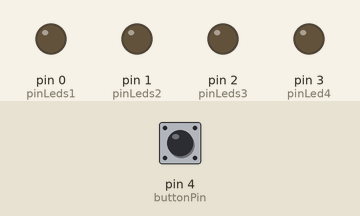
This sketch was run on a simulated Arduino Uno, built with avr-gcc and run on an emulated ATmega328P. Parts: output pins drawn as LEDs (lit = HIGH). Inputs (shaded band) come from the test bench; at power-on: pin 4 (buttonPin) HIGH. Random numbers use the default seed unless the sketch sets one.

Above: at 1.2 s.
1.3 s: pin 4 (buttonPin) pulled LOW for 0.15 s
At 1.4 s:
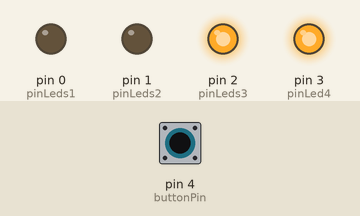
At 4.5 s:
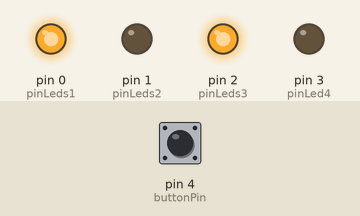
Timing chart, 0 to 11.8 s (numbered marks = the images above; inputs shaded):
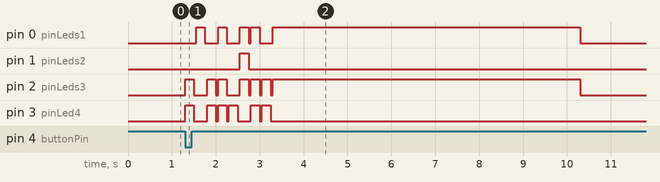

The sketch:

electronicdice.ino
```cpp
// ----- DECLARATION DES VARIABLES ------

// Pour les LED
int pinLeds1 = 0;
int pinLeds2 = 1;
int pinLeds3 = 2;
int pinLed4 = 3;

// on indique la pin du capteur d'inclinaison
int buttonPin = 4;
// On vérifie l'état du capteur d'inclinaison
int buttonState;
// Variable pour le random de l'animation
long ranim;
// Variable pour le random du résultat final
long ran;
// Il n'y a pas encore eu de lancement de dé
int last = 0;
// Temps que le dé reste affiché 1000 ms = 1 seconde
int time = 7000;


// ----- DECLARATION ENTREES ET SORTIES ------
void setup ()
{
  //On indique que les LED sont des sorties
  pinMode (pinLeds1, OUTPUT);
  pinMode (pinLeds2, OUTPUT);
  pinMode (pinLeds3, OUTPUT);
  pinMode (pinLed4, OUTPUT);
  // On indique que le detecteur d'inclinaison est une entrée.
  pinMode (buttonPin, INPUT);

  randomSeed(analogRead(0)); // on initialise le fait de pouvoir lancer des randoms
}

// ----- ACTIONS A EFFECTUER ------
void loop()
{
  buttonState = digitalRead(buttonPin);
  if (buttonState == LOW){ // Si on bouge le dé

   for (int i=0; i <= 7; i++){ // Animation pour 8 affichages de dé avec 200 ms entre chaque

  ranim = random(1, 7); // on effectue un random pour chaque affichage

  while (ranim == last){ // On verifie que deux affichages consécutifs ne sont pas les mêmes
    ranim = random(1, 7); // Sinon on random un autre chiffre
  }
  last = ranim; // On stock le chiffre pour éviter d'afficher les 2 mêmes valeurs de dé pendant l'animation
    if (ranim == 1){
      digitalWrite (pinLed4, HIGH);
    }
    if (ranim == 2){
      digitalWrite (pinLeds1, HIGH);
    }
    if (ranim == 3){
      digitalWrite (pinLeds3, HIGH);
      digitalWrite (pinLed4, HIGH);
    }
    if (ranim == 4){
      digitalWrite (pinLeds1, HIGH);
      digitalWrite (pinLeds3, HIGH);
    }
    if (ranim == 5){
      digitalWrite (pinLeds1, HIGH);
      digitalWrite (pinLeds3, HIGH);
      digitalWrite (pinLed4, HIGH);
   }
   if (ranim == 6){
      digitalWrite (pinLeds1, HIGH);
      digitalWrite (pinLeds2, HIGH);
      digitalWrite (pinLeds3, HIGH);
   }
      delay(200); // Pause entre l'affichage de l'animation : 200ms led éteintes
    digitalWrite (pinLeds1, LOW);
    digitalWrite (pinLeds2, LOW);
    digitalWrite (pinLeds3, LOW);
    digitalWrite (pinLed4, LOW);
      delay(50);
   }


// RANDOM DU RESULTAT FINAL
    ran = random(1, 7);
    if (ran == 1){
      digitalWrite (pinLed4, HIGH);
      delay (time); // time étant la variable qui vaut 7000ms donc affichage du résultat pendant 7 secondes
    }
    if (ran == 2){
      digitalWrite (pinLeds1, HIGH);
      delay (time);
    }
    if (ran == 3){
      digitalWrite (pinLeds3, HIGH);
      digitalWrite (pinLed4, HIGH);
      delay (time);
    }
    if (ran == 4){
      digitalWrite (pinLeds1, HIGH);
      digitalWrite (pinLeds3, HIGH);
      delay (time);
    }
    if (ran == 5){
      digitalWrite (pinLeds1, HIGH);
      digitalWrite (pinLeds3, HIGH);
      digitalWrite (pinLed4, HIGH);
      delay (time);
   }
   if (ran == 6){
      digitalWrite (pinLeds1, HIGH);
      digitalWrite (pinLeds2, HIGH);
      digitalWrite (pinLeds3, HIGH);
      delay (time);
   }
  }
  // On éteint tout pour pouvoir relancer le dé
  digitalWrite (pinLeds1, LOW);
  digitalWrite (pinLeds2, LOW);
  digitalWrite (pinLeds3, LOW);
  digitalWrite (pinLed4, LOW);
}
```

Measured:
- after the input at 1.3 s, pin 0 (pinLeds1): LOW → HIGH after 0.25 s, → LOW 0.20 s later, → HIGH 0.30 s later, → LOW 0.20 s later, … (10 changes in this stretch); pin 1 (pinLeds2): LOW → HIGH after 1.3 s, → LOW 0.20 s later
